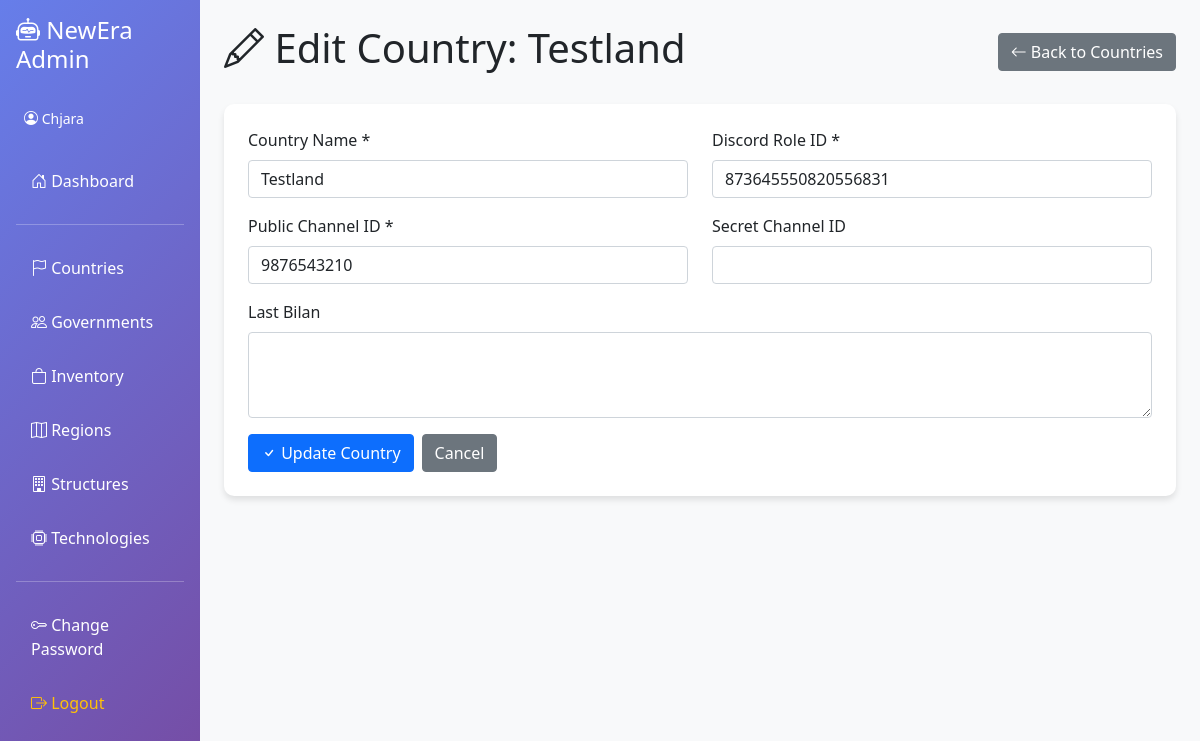
/countries/edit/1 (signed in), run on the app's committed database.
### admin-panel/app.py (models this page shows)
class Country(db.Model):
    __tablename__ = "Countries"
    country_id = db.Column(db.Integer, primary_key=True, autoincrement=True)
    role_id = db.Column(db.String, nullable=False)
    name = db.Column(db.String, nullable=False)
    public_channel_id = db.Column(db.String, nullable=False)
    secret_channel_id = db.Column(db.String)
    last_bilan = db.Column(db.String)

### admin-panel/app.py (the view, shortened to what this page needs)
@app.route("/countries/edit/<int:country_id>", methods=["GET", "POST"])
@login_required
def edit_country(country_id):
    country = Country.query.get_or_404(country_id)
    return render_template("edit_country.html", country=country)

### admin-panel/app.py (called while the page is built)
def login_required(f):
    @wraps(f)
    def decorated_function(*args, **kwargs):
        if "user_id" not in session:
            flash("Please log in to access this page.", "error")
            return redirect(url_for("login"))
        return f(*args, **kwargs)
    return decorated_function

### admin-panel/templates/edit_country.html (shortened to what this page needs)
{% extends "base.html" %}
{% block content %}
<div class="d-flex justify-content-between align-items-center mb-4">
  <h1><i class="bi bi-pencil"></i> Edit Country: {{ country.name }}</h1>
  <a href="/countries" class="btn btn-secondary">
    <i class="bi bi-arrow-left"></i> Back to Countries
  </a>
</div>
<div class="content-card p-4">
  <form method="POST">
    <div class="row">
      <div class="col-md-6">
        <div class="mb-3">
          <label for="name" class="form-label">Country Name *</label>
          <input type="text" class="form-control" id="name" name="name" value="{{ country.name }}" required>
        </div>
      </div>
      <div class="col-md-6">
        <div class="mb-3">
          <label for="role_id" class="form-label">Discord Role ID *</label>
          <input type="text" class="form-control" id="role_id" name="role_id" value="{{ country.role_id }}" required>
        </div>
      </div>
    </div>
    <div class="row">
      <div class="col-md-6">
        <div class="mb-3">
          <label for="public_channel_id" class="form-label">Public Channel ID *</label>
          <input type="text" class="form-control" id="public_channel_id" name="public_channel_id" value="{{ country.public_channel_id }}" required>
        </div>
      </div>
      <div class="col-md-6">
        <div class="mb-3">
          <label for="secret_channel_id" class="form-label">Secret Channel ID</label>
          <input type="text" class="form-control" id="secret_channel_id" name="secret_channel_id" value="{{ country.secret_channel_id or '' }}">
        </div>
      </div>
    </div>
    <div class="mb-3">
      <label for="last_bilan" class="form-label">Last Bilan</label>
      <textarea class="form-control" id="last_bilan" name="last_bilan" rows="3">{{ country.last_bilan or '' }}</textarea>
    </div>
    <div class="d-flex gap-2">
      <button type="submit" class="btn btn-primary">
        <i class="bi bi-check"></i> Update Country
      </button>
      <a href="/countries" class="btn btn-secondary">Cancel</a>
    </div>
  </form>
</div>
{% endblock %}

### admin-panel/templates/base.html (style rules this page uses)
.content-card { background: white; border-radius: 10px; box-shadow: 0 4px 6px rgba(0, 0, 0, 0.1); }

### data on the page
Country: name "Testland", role_id "873645550820556831", public_channel_id "9876543210"

### other printed values
{{ session.username }} "Chjara"
